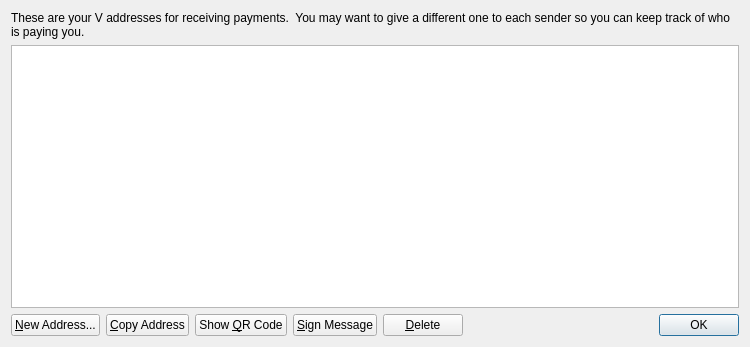
<?xml version="1.0" encoding="UTF-8"?>
<ui version="4.0">
 <class>AddressBookPage</class>
 <widget class="QWidget" name="AddressBookPage">
  <property name="geometry">
   <rect>
    <x>0</x>
    <y>0</y>
    <width>750</width>
    <height>347</height>
   </rect>
  </property>
  <property name="windowTitle">
   <string>Address Book</string>
  </property>
  <layout class="QVBoxLayout" name="verticalLayout">
   <item>
    <widget class="QLabel" name="labelExplanation">
     <property name="text">
      <string>These are your V addresses for receiving payments.  You may want to give a different one to each sender so you can keep track of who is paying you.</string>
     </property>
     <property name="textFormat">
      <enum>Qt::AutoText</enum>
     </property>
     <property name="wordWrap">
      <bool>true</bool>
     </property>
    </widget>
   </item>
   <item>
    <widget class="QTableView" name="tableView">
     <property name="contextMenuPolicy">
      <enum>Qt::CustomContextMenu</enum>
     </property>
     <property name="toolTip">
      <string>Double-click to edit address or label</string>
     </property>
     <property name="tabKeyNavigation">
      <bool>false</bool>
     </property>
     <property name="alternatingRowColors">
      <bool>true</bool>
     </property>
     <property name="selectionMode">
      <enum>QAbstractItemView::SingleSelection</enum>
     </property>
     <property name="selectionBehavior">
      <enum>QAbstractItemView::SelectRows</enum>
     </property>
     <property name="sortingEnabled">
      <bool>true</bool>
     </property>
     <attribute name="verticalHeaderVisible">
      <bool>false</bool>
     </attribute>
    </widget>
   </item>
   <item>
    <layout class="QHBoxLayout" name="horizontalLayout">
     <item>
      <widget class="QPushButton" name="newAddressButton">
       <property name="toolTip">
        <string>Create a new address</string>
       </property>
       <property name="text">
        <string>&amp;New Address...</string>
       </property>
       <property name="icon">
        <iconset resource="../bitcoin.qrc">
         <normaloff>:/icons/add</normaloff>:/icons/add</iconset>
       </property>
      </widget>
     </item>
     <item>
      <widget class="QPushButton" name="copyToClipboard">
       <property name="toolTip">
        <string>Copy the currently selected address to the system clipboard</string>
       </property>
       <property name="text">
        <string>&amp;Copy Address</string>
       </property>
       <property name="icon">
        <iconset resource="../bitcoin.qrc">
         <normaloff>:/icons/editcopy</normaloff>:/icons/editcopy</iconset>
       </property>
      </widget>
     </item>
     <item>
      <widget class="QPushButton" name="showQRCode">
       <property name="text">
        <string>Show &amp;QR Code</string>
       </property>
       <property name="icon">
        <iconset resource="../bitcoin.qrc">
         <normaloff>:/images/qrcode</normaloff>:/images/qrcode</iconset>
       </property>
      </widget>
     </item>
     <item>
      <widget class="QPushButton" name="signMessage">
       <property name="toolTip">
        <string>Sign a message to prove you own this address</string>
       </property>
       <property name="text">
        <string>&amp;Sign Message</string>
       </property>
       <property name="icon">
        <iconset resource="../bitcoin.qrc">
         <normaloff>:/icons/edit</normaloff>:/icons/edit</iconset>
       </property>
      </widget>
     </item>
     <item>
      <widget class="QPushButton" name="deleteButton">
       <property name="toolTip">
        <string>Delete the currently selected address from the list. Only sending addresses can be deleted.</string>
       </property>
       <property name="text">
        <string>&amp;Delete</string>
       </property>
       <property name="icon">
        <iconset resource="../bitcoin.qrc">
         <normaloff>:/icons/remove</normaloff>:/icons/remove</iconset>
       </property>
      </widget>
     </item>
     <item>
      <spacer name="horizontalSpacer">
       <property name="orientation">
        <enum>Qt::Horizontal</enum>
       </property>
       <property name="sizeHint" stdset="0">
        <size>
         <width>40</width>
         <height>20</height>
        </size>
       </property>
      </spacer>
     </item>
     <item>
      <widget class="QDialogButtonBox" name="buttonBox">
       <property name="sizePolicy">
        <sizepolicy hsizetype="Maximum" vsizetype="Fixed">
         <horstretch>0</horstretch>
         <verstretch>0</verstretch>
        </sizepolicy>
       </property>
       <property name="standardButtons">
        <set>QDialogButtonBox::Ok</set>
       </property>
      </widget>
     </item>
    </layout>
   </item>
  </layout>
 </widget>
 <resources>
  <include location="../bitcoin.qrc"/>
 </resources>
 <connections/>
</ui>
